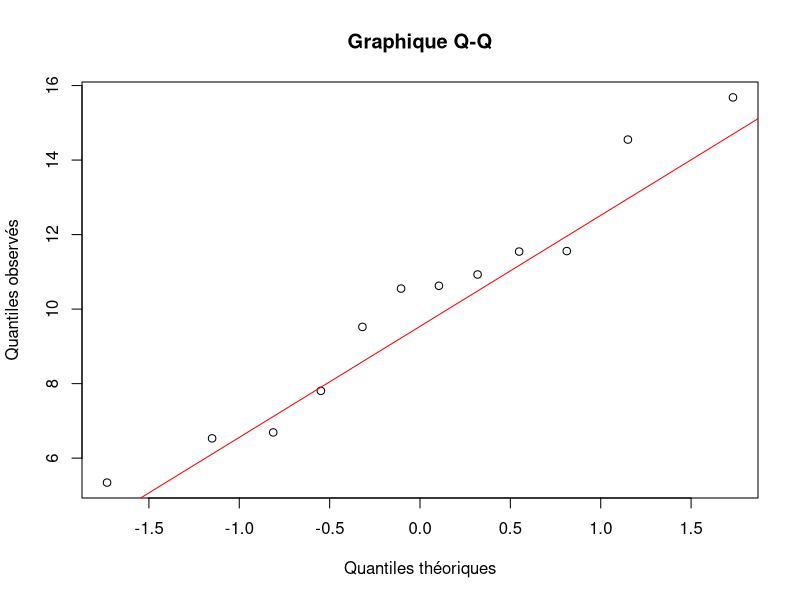
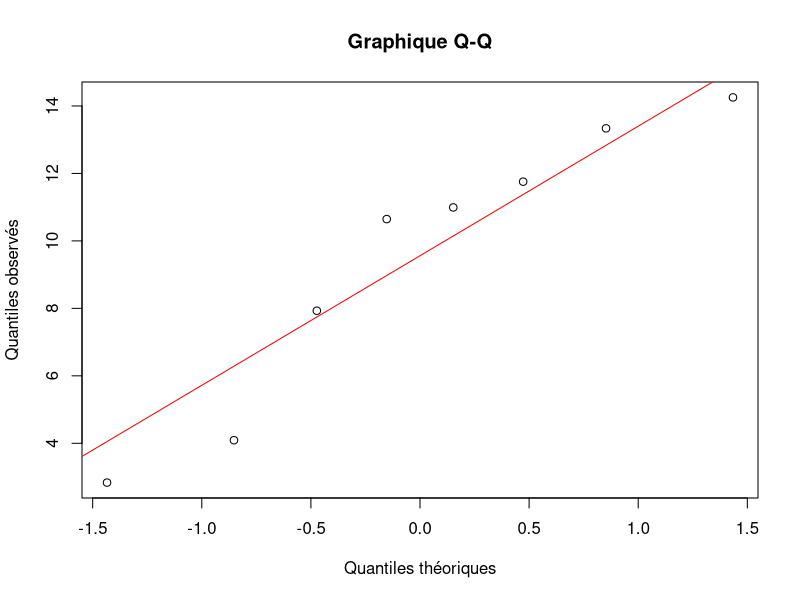
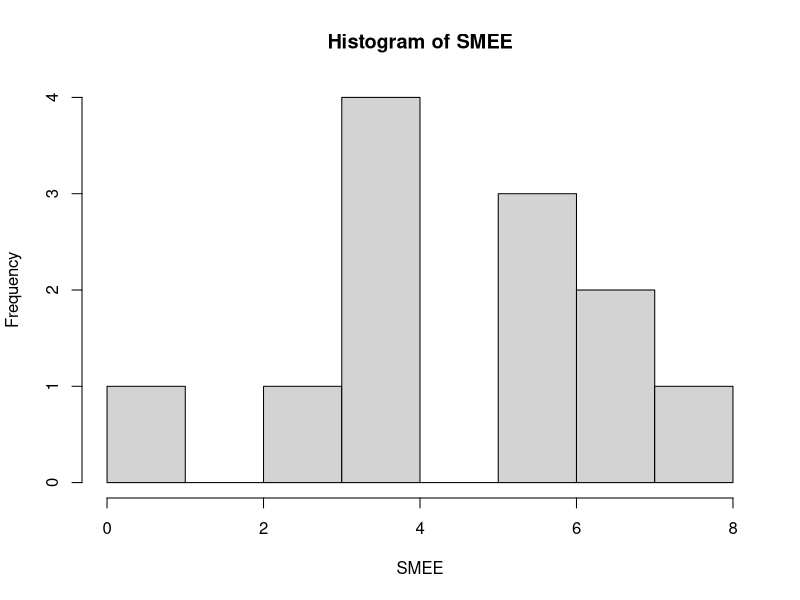
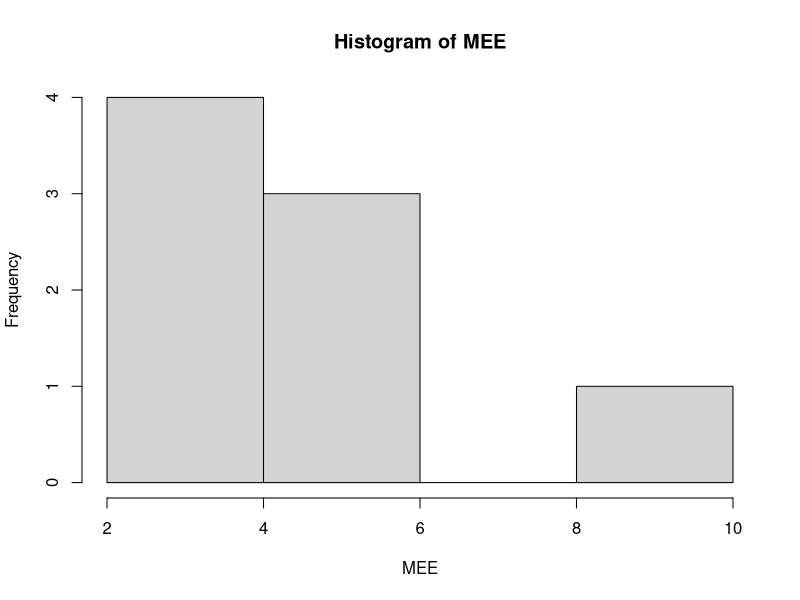
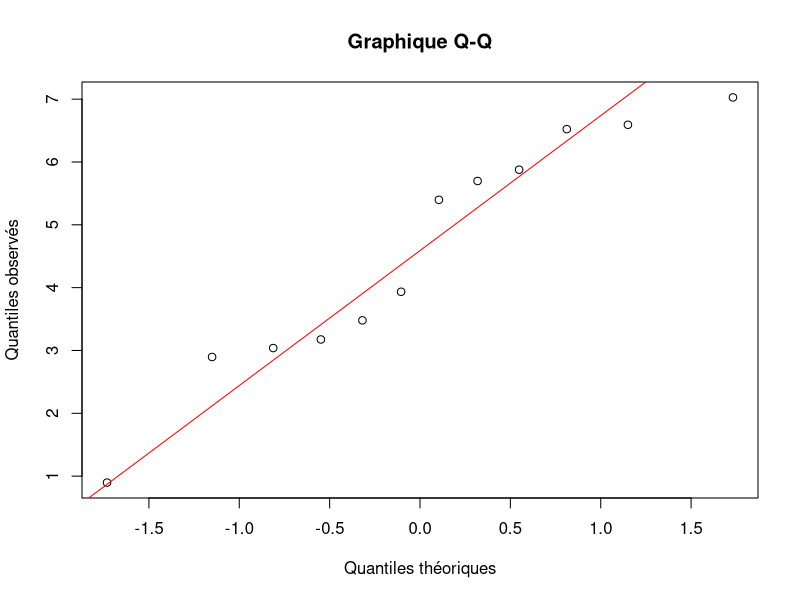
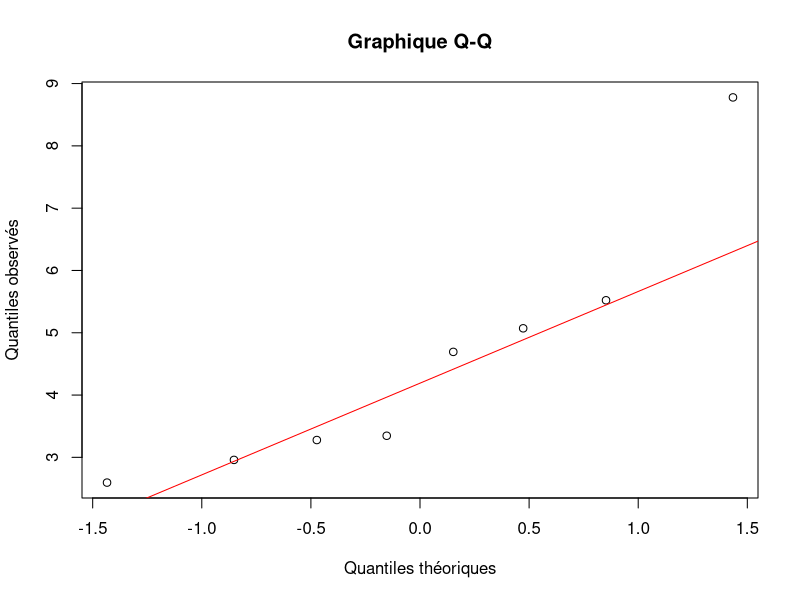
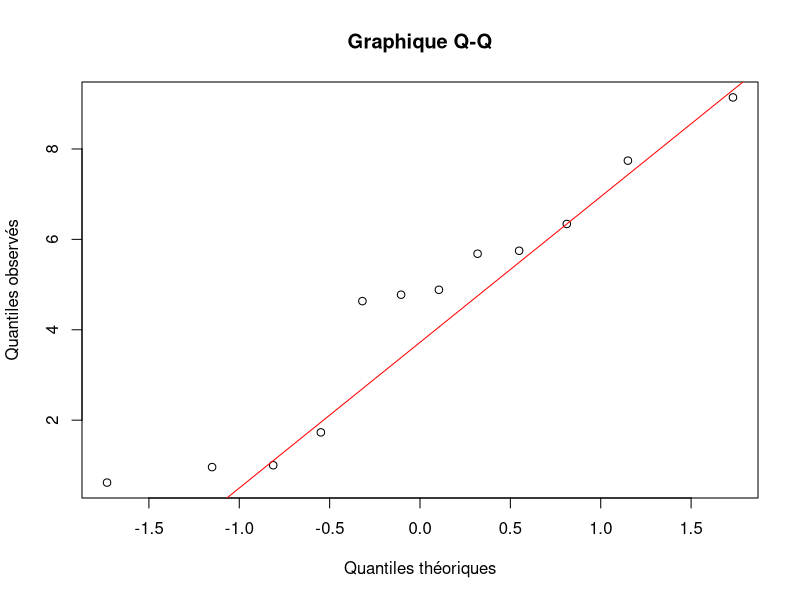
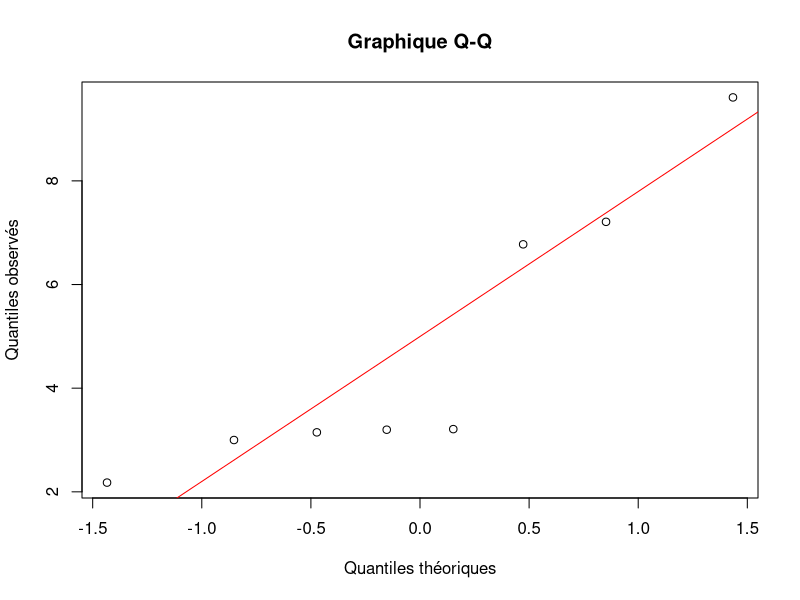

Reproduce these figures in R, in order.
# Test sur les depenses energetiques 

# Depenses energetiques activitE resting :
#  H0 : Pas de difference significative entre la periode sans mais et avec mais
#  H1 : Difference significative

library(readr)
library(car)

DepE <- read_delim("./data/DepE.csv", delim = ";", 
                   escape_double = FALSE, trim_ws = TRUE)
SMER=c(DepE$Er[1:12])
MER=c(DepE$Er[13:20])

# Créer le graphique Q-Q
qqnorm(SMER, main="Graphique Q-Q", xlab="Quantiles théoriques", ylab="Quantiles observés")

# Ajoute la ligne de référence
qqline(SMER, col="red")

# Créer le graphique Q-Q
qqnorm(MER, main="Graphique Q-Q", xlab="Quantiles théoriques", ylab="Quantiles observés")

# Ajoute la ligne de référence
qqline(MER, col="red")

# Distribution normale ?
shapiro.test(SMER)

shapiro.test(MER)

# p-value > 0.05 --> distribution normale des donnees

# Egalité des variances
DepER = c(SMER,MER)
group = factor(c(rep(1, length(SMER)), rep(2, length(MER))))
leveneTest(DepER, group, center=median)
# --> egalité des variances

#Test de student, comparaison des moyennes

t.test(SMER,MER, var.equal = TRUE)

# p-value > 0.05
# Pas de rejet de H0 --< Pas de difference significative de depenses energetiques resting entre la periode avec mais et la periode sans mais

# ----------------------------------------------------------------------------------------

# Depenses energetiques activite eating :
#  H0 : Pas de difference significative entre la periode sans mais et avec mais
#  H1 : Difference significative

SMEE=c(DepE$Ee[1:12])
MEE=c(DepE$Ee[13:20])
hist(SMEE)
hist(MEE)

# Tests de shapiro (distribution normale ?)
shapiro.test(SMEE)

shapiro.test(MEE)

qqnorm(SMEE, main="Graphique Q-Q", xlab="Quantiles théoriques", ylab="Quantiles observés")

# Ajouter la ligne de référence
qqline(SMEE, col="red")

qqnorm(MEE, main="Graphique Q-Q", xlab="Quantiles théoriques", ylab="Quantiles observés")

# Ajouter la ligne de référence, presence d'un point extreme aberrant
qqline(MEE, col="red")

#p-value > 0.05 --> distributions normales des donnees
# Egalité des variances
DepEE = c(SMEE,MEE)
group = factor(c(rep(1, length(SMEE)), rep(2, length(MEE))))
leveneTest(DepEE, group, center=median)

t.test(SMEE,MEE, var.equal = TRUE)

# p-value > 0.05
# Pas de rejet de H0

# --------------------------------------------------------------------------------------------
  
# Depenses energetique activite Social
  #  H0 : Pas de difference significative entre la periode sans mais et avec mais
  #  H1 : Difference significative
  
SMES=c(DepE$Es[1:12])
MES=c(DepE$Es[13:20])

# Tests de shapiro
shapiro.test(SMES)
qqnorm(SMES, main="Graphique Q-Q", xlab="Quantiles théoriques", ylab="Quantiles observés")

# Ajouter la ligne de référence
qqline(SMES, col="red")
  
shapiro.test(MES)

qqnorm(MES, main="Graphique Q-Q", xlab="Quantiles théoriques", ylab="Quantiles observés")

# Ajouter la ligne de référence
qqline(MES, col="red")
  # une p-value < 0.05, --> Test de wilcoxon

wilcox.test(SMES,MES)

  
  #p-value > 0.05 --> pas de rejet de H0
  
  # --------------------------------------------------------------------------------------------
  
  # Depenses energetique activite Travelling
  #  H0 : Pas de difference significative entre la periode sans mais et avec mais
  #  H1 : Difference significative
  
SMET=c(DepE$Etwo[1:12])
MET=c(DepE$Etwo[13:20])
shapiro.test(SMET)
  
  # p-value < 0.05 --> les donnees ne sont pas distribuees selon une loi normale --> test non-parametrique 
  # de Wilcoxon
  
  hist(SMET)
  hist(MET)
  wilcox.test(SMET,MET)
  # p-value > 0.05, on ne rejette pas H0
  
  
  # --------------------------------------------------------------------------------------------
  
  # Depenses energetique activite Climbing
  #  H0 : Pas de difference significative entre la periode sans mais et avec mais
  #  H1 : Difference significative
  
SMEC=c(DepE$Ecwo[1:12])
MEC=c(DepE$Ecwo[13:20])
hist(SMEC)
hist(MEC)
shapiro.test(SMEC)
wilcox.test(SMEC,MEC)
  
# p-value > 0.05 --> on ne rejette pas H0
  
  
  # Depenses energetique totales
  #  H0 : Pas de difference significative entre la periode sans mais et avec mais
  #  H1 : Difference significative
  
SMET=c(DepE$TDEEwo[1:12])
MET=c(DepE$TDEEwo[13:20])

# Tests de shapiro
shapiro.test(SMET)

shapiro.test(MET)
  
  
#p-value > 0.05 --> distributions normales des donnees
qqnorm(SMET, main="Graphique Q-Q", xlab="Quantiles théoriques", ylab="Quantiles observés")

# Ajouter la ligne de référence
qqline(SMET, col="red")

qqnorm(MET, main="Graphique Q-Q", xlab="Quantiles théoriques", ylab="Quantiles observés")

# Ajouter la ligne de référence
qqline(MET, col="red")
# Egalité des variances
DepET = c(SMET,MET)
group = factor(c(rep(1, length(SMET)), rep(2, length(MET))))
leveneTest(DepET, group, center=median)

t.test(SMET,MET, var.equal = TRUE)
  
  # -----------------------------------------------------------------------------------------
SMDT=c(DepE$D.T[1:12])
MDT=c(DepE$D.T[13:20])
# Ho : Pas de difference significative entre le nombre de metres parcourus en periode d'absence de mais
# et en periode de presence de cultures de mais
# Test de shapiro
shapiro.test(SMDT)


shapiro.test(MDT)


#p-value > 0.05 --> distribution normale des donnees --> test de student
wilcox.test(SMDT,MDT)

# p-value > 0.05, non rejet de H0
  # -----------------------------------------------------------------------------------------
# Temps passe au sol

SMTT=c(DepE$T.Time[1:12])
MTT=c(DepE$T.Time[13:20])
shapiro.test(SMTT)

shapiro.test(MTT)

#p-value > 0.05 --> distributions normales des donnees
qqnorm(SMTT, main="Graphique Q-Q", xlab="Quantiles théoriques", ylab="Quantiles observés")

# Ajouter la ligne de référence
qqline(SMTT, col="red")

qqnorm(MTT, main="Graphique Q-Q", xlab="Quantiles théoriques", ylab="Quantiles observés")

# Ajouter la ligne de référence
qqline(MTT, col="red")

DepTT= c(SMTT,MTT)
group = factor(c(rep(1, length(SMTT)), rep(2, length(MTT))))
leveneTest(DepTT, group, center=median)

# p-value > 0.05 --> Distribution normale
t.test(SMTT,MTT, var.equal = TRUE)

# Pas de rejet de H0


# FAI (disponibilite alimentaire), chi2 de conformite

RF <- read_csv("./data/FAI.csv", col_names = TRUE)
RF = RF[,-1]
colnames(RF) = c("Octobre", "Novembre", "Decembre", "Janvier")
RF = as.matrix(RF)
RFO=c(RF[,"Octobre"])
RFN=c(RF[,"Novembre"])
RFD=c(RF[,"Decembre"])
RFJ=c(RF[,"Janvier"])
RFDJ=rbind(RFD,RFJ)
RFDJ=t(RFDJ)
RFON=rbind(RFO,RFN)
RFON=t(RFON)
RFSM=rowSums(RFON)
RFAM=rowSums(RFDJ)
RFT=rbind(RFSM,RFAM)
RFT=t(RFT)
chisq.test(RFT)
 
# Pearson's Chi-squared test

 #data:  RFT
#X-squared = 148, df = 8, p-value < 2.2e-16

print(chisq.test(RFT)$expected)

# Critere de cochran non respecte --> Test exact de Fisher
fisher.test(RFON,workspace = 200000,hybrid = T)

# Fisher's Exact Test for Count Data hybrid using asym.chisq. iff (exp=5, perc=80, Emin=1)

#data:  RFON
#p-value = 0.0001841
#alternative hypothesis: two.sided

# p-value < 0.05, difference significative entre 
# la disponibilite alimentaire en periode sans culture de mais et avec cultures de mais  

